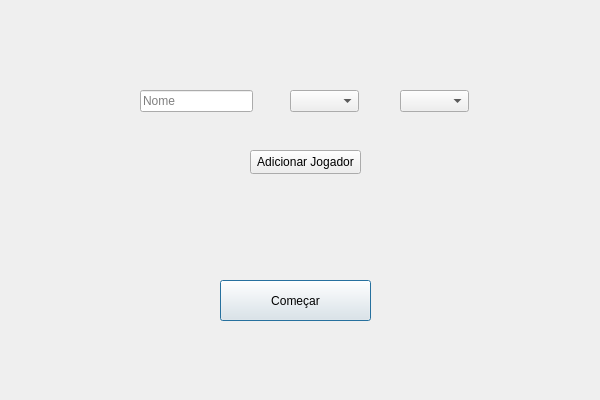
<?xml version="1.0" encoding="UTF-8"?>
<ui version="4.0">
 <class>createplayersClass</class>
 <widget class="QDialog" name="createplayersClass">
  <property name="geometry">
   <rect>
    <x>0</x>
    <y>0</y>
    <width>600</width>
    <height>400</height>
   </rect>
  </property>
  <property name="windowTitle">
   <string>createplayers</string>
  </property>
  <widget class="QPushButton" name="startGame">
   <property name="geometry">
    <rect>
     <x>220</x>
     <y>280</y>
     <width>151</width>
     <height>41</height>
    </rect>
   </property>
   <property name="text">
    <string>Começar</string>
   </property>
  </widget>
  <widget class="QComboBox" name="genderBox">
   <property name="geometry">
    <rect>
     <x>290</x>
     <y>90</y>
     <width>69</width>
     <height>22</height>
    </rect>
   </property>
   <property name="currentIndex">
    <number>-1</number>
   </property>
   <property name="placeholderText">
    <string>Gênero</string>
   </property>
   <item>
    <property name="text">
     <string>Menino</string>
    </property>
   </item>
   <item>
    <property name="text">
     <string>Menina</string>
    </property>
   </item>
  </widget>
  <widget class="QLineEdit" name="nameLine">
   <property name="geometry">
    <rect>
     <x>140</x>
     <y>90</y>
     <width>113</width>
     <height>22</height>
    </rect>
   </property>
   <property name="placeholderText">
    <string>Nome</string>
   </property>
  </widget>
  <widget class="QPushButton" name="createButton">
   <property name="geometry">
    <rect>
     <x>250</x>
     <y>150</y>
     <width>111</width>
     <height>24</height>
    </rect>
   </property>
   <property name="text">
    <string>Adicionar Jogador</string>
   </property>
  </widget>
  <widget class="QComboBox" name="positionBox">
   <property name="geometry">
    <rect>
     <x>400</x>
     <y>90</y>
     <width>69</width>
     <height>22</height>
    </rect>
   </property>
   <property name="currentIndex">
    <number>-1</number>
   </property>
   <property name="placeholderText">
    <string>Cadeira</string>
   </property>
   <item>
    <property name="text">
     <string>0</string>
    </property>
   </item>
   <item>
    <property name="text">
     <string>1</string>
    </property>
   </item>
   <item>
    <property name="text">
     <string>2</string>
    </property>
   </item>
   <item>
    <property name="text">
     <string>3</string>
    </property>
   </item>
   <item>
    <property name="text">
     <string>4</string>
    </property>
   </item>
   <item>
    <property name="text">
     <string>5</string>
    </property>
   </item>
  </widget>
  <widget class="QLabel" name="label">
   <property name="geometry">
    <rect>
     <x>10</x>
     <y>380</y>
     <width>571</width>
     <height>16</height>
    </rect>
   </property>
   <property name="text">
    <string/>
   </property>
  </widget>
 </widget>
 <layoutdefault spacing="6" margin="11"/>
 <resources/>
 <connections/>
</ui>
